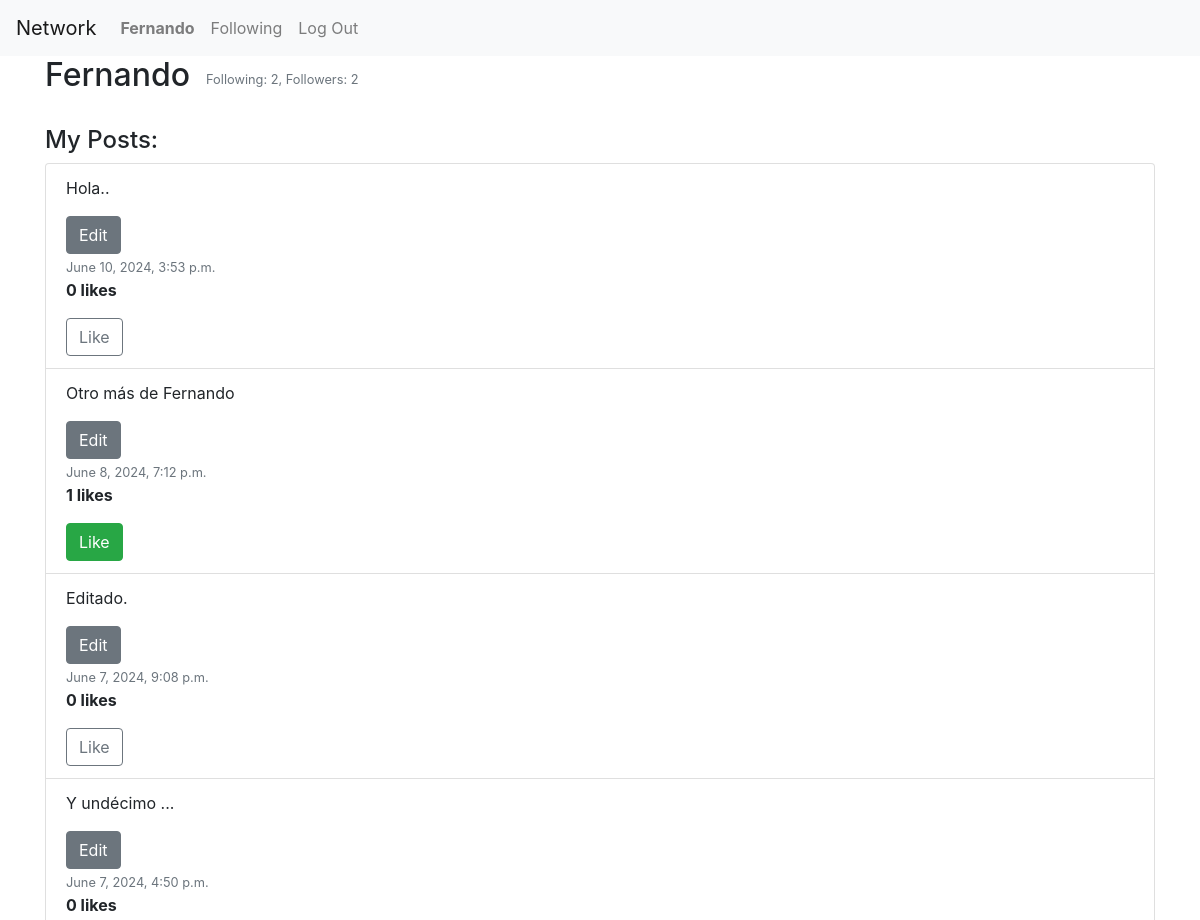
The app's page /user_posts (signed in, upper part), older data.
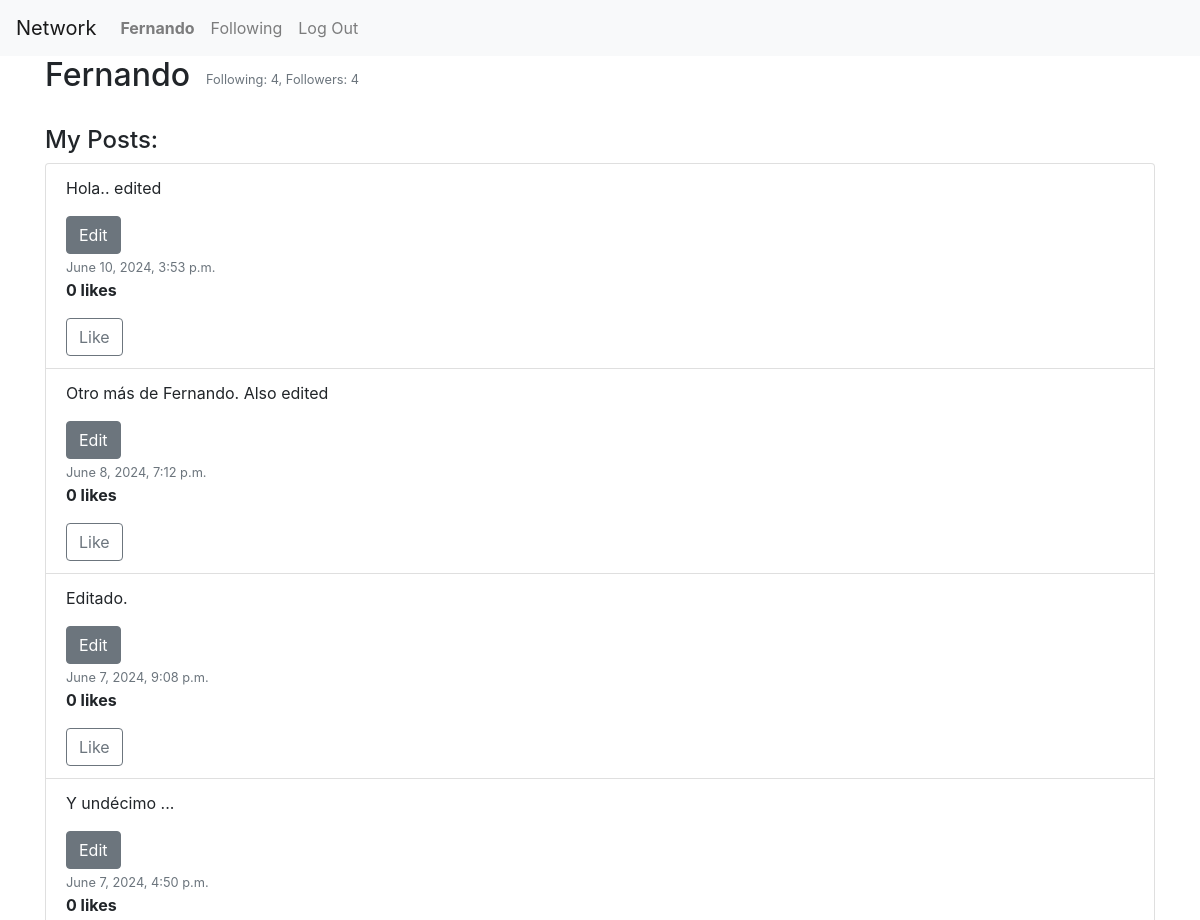
The same page, newer data.
### network/models.py (models this page shows, shortened)
class Post(models.Model):
    user = models.ForeignKey(User, on_delete=models.CASCADE, related_name="posts")
    content = models.TextField(blank=True)
    timestamp = models.DateTimeField(auto_now_add=True)

### network/views.py (the view)
# urls.py: path('user_posts', views.user_posts, name='user_posts'),
@login_required
def user_posts(request):
    user = request.user
    user_profile = get_object_or_404(User, username=request.user.username)
    user_with_counts = User.objects.filter(username=request.user.username).annotate(
        followers_count=Count('followed'),
        following_count=Count('follower')
    ).first()  # Utiliza .first() para obtener un solo objeto
    posts_list = Post.objects.filter(user=user_profile).annotate(likes_count=Count('liked')).order_by('-timestamp')
    paginator = Paginator(posts_list, 10)  # Mostrar 10 posts por página
    page_number = request.GET.get('page')
    posts = paginator.get_page(page_number)  # Obtener los posts para la página requerida
    if user.is_authenticated:
        liked_posts_ids = set(Like.objects.filter(user=user).values_list('post_id', flat=True))
        for post in posts:
            post.user_has_liked = post.id in liked_posts_ids
    else:
        for post in posts:
            post.user_has_liked = False
    return render(request, "network/user_posts.html", {
        "posts": posts,
        "user_profile": user_profile,
        "followers_count": user_with_counts.followers_count,
        "following_count": user_with_counts.following_count
    })

### network/templates/network/user_posts.html (shortened to what this page needs)
{% extends "network/layout.html" %}
{% block body %}
<div class="container">
    <div class="d-flex justify-content-start align-items-center mb-4">
        <h2 class="mr-3">{{ user_profile.username }}</h2>
        <p class="text-muted mr-3 mb-0" style="font-size: 0.8rem;">Following: {{ following_count }}, Followers: {{ followers_count }}</p>
    </div>
    <h4>My Posts:</h4>
    <ul class="list-group">
        {% for post in posts %}
        <li class="list-group-item" id="post-{{ post.id }}">
            <div id="post-content-{{ post.id }}">
                <p>{{ post.content }}</p>
            </div>
            {% if user == post.user %}
            <button class="edit-button btn btn-secondary" data-post-id="{{ post.id }}">Edit</button>
            {% endif %}
            <div>
                <small class="text-muted">{{ post.timestamp }}</small>
                <p id="like-count-{{ post.id }}"><strong>{{ post.likes_count }} likes</strong></p>
                {% if user.is_authenticated %}
                <button class="btn like-button {% if post.user_has_liked %}btn-success{% else %}btn-outline-secondary{% endif %}"
                        data-post-id="{{ post.id }}" data-liked="{% if post.user_has_liked %}true{% else %}false{% endif %}">
                    Like
                </button>
                {% endif %}
            </div>
        </li>
        {% endfor %}
    </ul>
</div>
{% endblock %}

Row changes from the older to the newer data that the page shows:
changed Post: content "Hola.." → "Hola.. edited"
changed Post: content "Otro más de Fernando" → "Otro más de Fernando. Also edited"; likes_count "1" → "0"
Text that changed along with them:
{{ following_count }}: "2" → "4"
{{ followers_count }}: "2" → "4"
